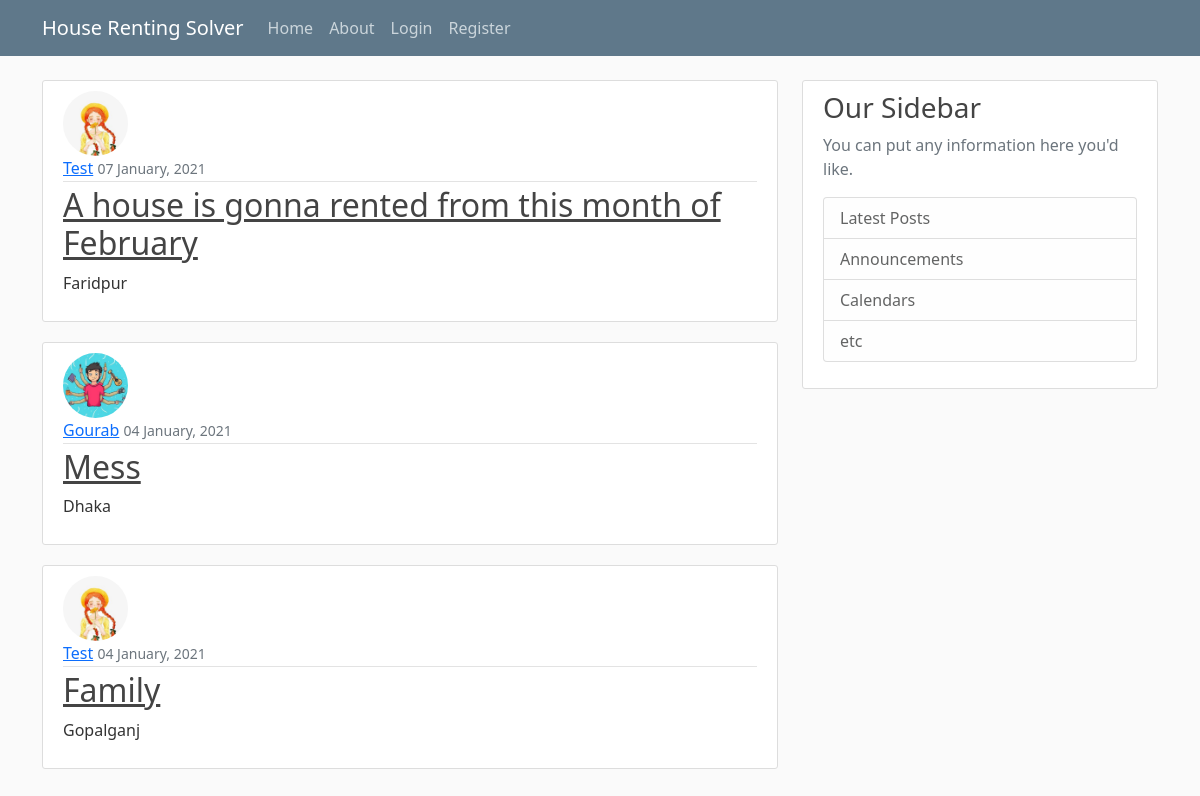
The page / on the database its author committed.
### blog/models.py (models this page shows, shortened)
class Post(models.Model):
    location = models.CharField(max_length = 100)
    content = models.TextField()
    date_posted = models.DateTimeField(default = timezone.now)
    owner = models.ForeignKey(User, on_delete= models.CASCADE)

### users/models.py (models this page shows, shortened)
class Profile(models.Model):
    user = models.OneToOneField(User, on_delete = models.CASCADE)
    image = models.ImageField(default='default.jpg', upload_to='profile_pics')

### blog/views.py (the view)
# urls.py: path('', PostListView.as_view(), name='blog-home'),
class PostListView(ListView):
    model = Post
    template_name = 'blog/home.html' # <app>/<model>_<viewtype>.html
    context_object_name = 'posts'
    ordering = ['-date_posted']

### blog/templates/blog/home.html
{% extends "blog/base.html" %}
{% block content %}
   {% for post in posts %}
   <article class="media content-section">
     <img class="rounded-circle article-img" src="{{ post.owner.profile.image.url}}" >
     <div class="media-body">
       <div class="article-metadata">
             <a class="mr-2" href="#">{{ post.owner}}</a>
             <small class="text-muted">{{ post.date_posted | date:"d F, Y" }}</small>
           </div>
           <h2><a class="article-title" href="{% url 'post-detail' post.id %}">{{ post.content }}</a></h2>
           <p class="article-content">{{ post.location }}</p>
         </div>
       </article>
   {% endfor %}
{% endblock content %}

### blog/static/blog/main.css (style rules this page uses)
body { background: #fafafa; color: #333333; margin-top: 5rem; }
h1, h2, h3, h4, h5, h6 { color: #444444; }
.content-section { background: #ffffff; padding: 10px 20px; border: 1px solid #dddddd; border-radius: 3px; margin-bottom: 20px; }
.article-title { color: #444444; }
.article-content { white-space: pre-line; }
.article-img { height: 65px; width: 65px; margin-right: 16px; }
.article-metadata { padding-bottom: 1px; margin-bottom: 4px; border-bottom: 1px solid #e3e3e3 }

### rows shown on the page
Post: owner.profile.image (picture), owner "Test", date_posted "07 January, 2021", content "A house is gonna rented from this month of February", location "Faridpur"
Post: owner.profile.image (picture), owner "Gourab", date_posted "04 January, 2021", content "Mess", location "Dhaka"
Post: owner.profile.image (picture), owner "Test", date_posted "04 January, 2021", content "Family", location "Gopalganj"
